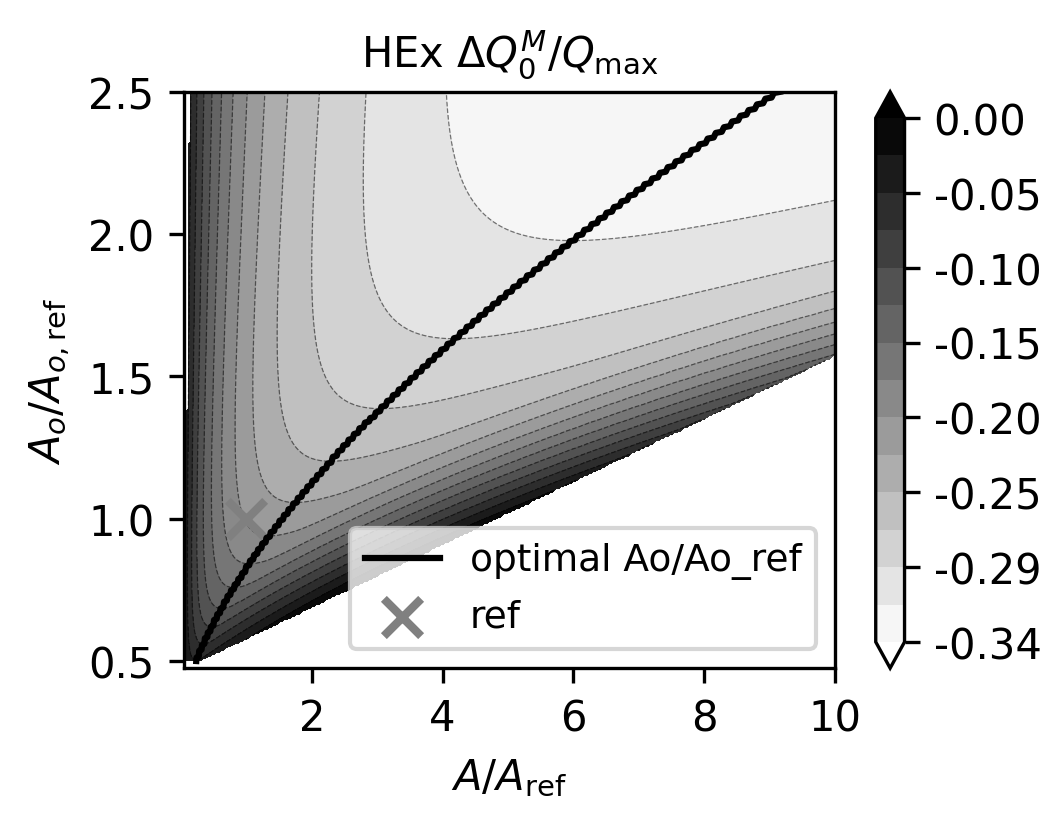

Recreate this plot in Python.
"""
2D contour plot of practical availability vs A/A_ref and Ao/Ao_ref.
Uses same inputs as newfig4 (Helicopter defaults).
For each Ao, g2_h = DEFAULT_G2_H / (Ao/Ao_ref)**2.
Uses normal linear pressure drop formula (not cubic).
X-axis: A/A_ref = NTU/NTU_MATCH * (Ao/Ao_ref)**(0.587)
Y-axis: Ao/Ao_ref
"""

import os

import matplotlib.pyplot as plt
import matplotlib.ticker as mtick
import numpy as np
from scipy.interpolate import griddata
from xflow import (
    calculate_capacity_ratios,
    calculate_pressure_drop_ratio,
    practical_unavailable_creation_hex,
)

from heat_exchanger.epsilon_ntu import epsilon_ntu

save_dir = os.path.dirname(os.path.abspath(__file__))

# Helicopter defaults (same as newfig4)
DEFAULT_PRESSURE_DROP_ASSUMPTION = "inlet_density"
DEFAULT_C_COLD_OVER_C_HOT = 0.95
DEFAULT_D_R = 0.44
DEFAULT_G2_H = 2e-2
DEFAULT_ST_OVER_F = 0.4
DEFAULT_F_C_OVER_F_H = 1.0
DEFAULT_T = 1.7
DEFAULT_T_DEAD_OVER_T_COLD_IN = 0.52
DEFAULT_P_COLD_IN_OVER_P_HOT_IN = 7.2
DEFAULT_P_HOT_IN_OVER_P_DEAD = 1.03
DEFAULT_P_DEAD_OVER_P_HOT_IN = 1.0 / DEFAULT_P_HOT_IN_OVER_P_DEAD
DEFAULT_GAMMA = 1.4
NTU_MATCH = 1.479
DEFAULT_MOLAR_MASS_RATIO = 1.0
DEFAULT_A_R = 1.0
DEFAULT_DP_MAX = 0.2

# Sweep: Ao/Ao_ref from 0.5 to 1.2
AO_OVER_AO_REF_VALUES = np.linspace(0.5, 2.5, 500)
NTU_MAX = 15.0
NTU_NUM = 1000  # number of NTU points per Ao
CONTOUR_GRID_N = 300  # grid size for interpolation


def _a_over_a_ref(ao_over_ao_ref, ntu):
    """X-axis coordinate: NTU/NTU_MATCH * (Ao/Ao_ref)**(0.587)."""
    return (ntu / NTU_MATCH) * (ao_over_ao_ref**0.587)


def _practical_at_ao_ntu(
    ao_over_ao_ref,
    ntu,
    c_cold_over_c_hot,
    st_over_f,
    f_c_over_f_h,
    d_r,
    pressure_drop_ratio,
    t,
    p_cold_in_over_p_hot_in,
    p_dead_over_p_hot_in,
    gamma,
    dp_max,
):
    """Practical unavailable creation at single (Ao, NTU) using linear pressure drop formula.
    g2_h = DEFAULT_G2_H / (Ao/Ao_ref)**2
    """
    # Calculate modified g2_h based on Ao
    g2_h = DEFAULT_G2_H / (ao_over_ao_ref**2)

    # Calculate capacity ratios
    C_min_over_C_hot, C_min_over_C_cold, _ = calculate_capacity_ratios(c_cold_over_c_hot)

    # C_ratio for epsilon-NTU calculation
    if c_cold_over_c_hot <= 1.0:
        C_ratio = c_cold_over_c_hot
    else:
        C_ratio = 1.0 / c_cold_over_c_hot

    # Calculate effectiveness
    eps = epsilon_ntu(
        np.array([ntu]),
        C_ratio,
        exchanger_type="aligned_flow",
        flow_type="counterflow",
        n_passes=1,
    )[0]

    # Calculate pressure drop using normal linear formula (not cubic)
    st_over_f_h = st_over_f
    st_over_f_c = st_over_f
    dp_coeff_normal = g2_h * (
        1.0 / st_over_f_h * C_min_over_C_hot + 1.0 / f_c_over_f_h * 1.0 / st_over_f_c * d_r * C_min_over_C_cold
    )
    dp_hot = dp_coeff_normal * ntu
    dp_cold = pressure_drop_ratio * dp_hot

    validity = (dp_hot < dp_max) & (dp_cold < dp_max)
    if not validity:
        return np.nan

    out = practical_unavailable_creation_hex(
        np.array([eps]),
        t,
        np.array([dp_hot]),
        np.array([dp_cold]),
        np.array([True]),
        p_cold_in_over_p_hot_in=p_cold_in_over_p_hot_in,
        p_dead_over_p_hot_in=p_dead_over_p_hot_in,
        gamma=gamma,
    )
    return float(out[0]) if len(out) > 0 else np.nan


def _optimal_ntu_line_ao(
    c_cold_over_c_hot,
    st_over_f,
    f_c_over_f_h,
    d_r,
    pressure_drop_ratio,
    t,
    p_cold_in_over_p_hot_in,
    p_dead_over_p_hot_in,
    gamma,
    dp_max,
):
    """Find optimal NTU for each Ao/Ao_ref, return (ao_values, ntu_opt_values, a_over_a_ref_values, dq_o_m_over_qmax_values)."""
    ao_vals = []
    ntu_opt_vals = []
    a_over_a_ref_vals = []
    dq_o_m_over_qmax_vals = []

    for ao in AO_OVER_AO_REF_VALUES:
        ntu_fine = np.linspace(0.15, NTU_MAX, 200)
        vals = []
        for ntu in ntu_fine:
            z = _practical_at_ao_ntu(
                ao,
                ntu,
                c_cold_over_c_hot,
                st_over_f,
                f_c_over_f_h,
                d_r,
                pressure_drop_ratio,
                t,
                p_cold_in_over_p_hot_in,
                p_dead_over_p_hot_in,
                gamma,
                dp_max,
            )
            vals.append(z)
        vals = np.array(vals)
        valid = np.isfinite(vals)
        if np.any(valid):
            idx = np.nanargmin(vals)
            ntu_opt = float(ntu_fine[idx])
            a_over_a_ref_opt = _a_over_a_ref(ao, ntu_opt)
            dq_o_m_over_qmax_opt = float(vals[idx])
            ao_vals.append(ao)
            ntu_opt_vals.append(ntu_opt)
            a_over_a_ref_vals.append(a_over_a_ref_opt)
            dq_o_m_over_qmax_vals.append(dq_o_m_over_qmax_opt)

    return np.array(ao_vals), np.array(ntu_opt_vals), np.array(a_over_a_ref_vals), np.array(dq_o_m_over_qmax_vals)


def run_sweep_and_plot(
    c_cold_over_c_hot=DEFAULT_C_COLD_OVER_C_HOT,
    st_over_f=DEFAULT_ST_OVER_F,
    f_c_over_f_h=DEFAULT_F_C_OVER_F_H,
    d_r=DEFAULT_D_R,
    t=DEFAULT_T,
    p_cold_in_over_p_hot_in=DEFAULT_P_COLD_IN_OVER_P_HOT_IN,
    p_dead_over_p_hot_in=DEFAULT_P_DEAD_OVER_P_HOT_IN,
    gamma=DEFAULT_GAMMA,
    pressure_drop_assumption=DEFAULT_PRESSURE_DROP_ASSUMPTION,
    molar_mass_ratio=DEFAULT_MOLAR_MASS_RATIO,
    a_r=DEFAULT_A_R,
    dp_max=DEFAULT_DP_MAX,
    base_name="newfig6",
):
    """Build 2D sweep (Ao/Ao_ref, NTU) and plot contour of practical availability."""
    sigma_r = d_r * a_r if a_r is not None else None
    pressure_drop_ratio = calculate_pressure_drop_ratio(
        pressure_drop_assumption,
        c_cold_over_c_hot,
        t,
        d_r,
        molar_mass_ratio,
        sigma_r,
        p_cold_in_over_p_hot_in,
    )

    # Optimal NTU line: for each Ao, find optimal NTU
    ao_opt_line, ntu_opt_line, a_over_a_ref_opt_line, dq_o_m_over_qmax_opt_line = _optimal_ntu_line_ao(
        c_cold_over_c_hot,
        st_over_f,
        f_c_over_f_h,
        d_r,
        pressure_drop_ratio,
        t,
        p_cold_in_over_p_hot_in,
        p_dead_over_p_hot_in,
        gamma,
        dp_max,
    )

    # 2D sweep: for each Ao, sweep NTU
    # Outer loop over Ao/Ao_ref, inner loop over NTU
    # For each Ao, g2_h is modified: g2_h = DEFAULT_G2_H / (Ao/Ao_ref)**2
    # This accounts for the change in heat transfer area
    xx, yy, zz = [], [], []
    for ao in AO_OVER_AO_REF_VALUES:
        ntu_sweep = np.linspace(0.1, NTU_MAX, NTU_NUM)
        for ntu in ntu_sweep:
            z = _practical_at_ao_ntu(
                ao,
                ntu,
                c_cold_over_c_hot,
                st_over_f,
                f_c_over_f_h,
                d_r,
                pressure_drop_ratio,
                t,
                p_cold_in_over_p_hot_in,
                p_dead_over_p_hot_in,
                gamma,
                dp_max,
            )
            x = _a_over_a_ref(ao, ntu)
            y = ao  # Y-axis is Ao/Ao_ref
            xx.append(x)
            yy.append(y)
            zz.append(z)

    xx = np.array(xx)
    yy = np.array(yy)
    zz = np.array(zz)
    valid = np.isfinite(zz)
    if not np.any(valid):
        print("No valid practical values in sweep.")
        return

    # Interpolate onto regular grid for contour
    # Convert irregular (x, y, z) points from sweep to regular grid for contour plotting
    x_min, x_max = xx[valid].min(), xx[valid].max()
    y_min, y_max = AO_OVER_AO_REF_VALUES.min(), AO_OVER_AO_REF_VALUES.max()
    # Slightly extend for nicer contours
    x_min = max(x_min * 0.95, 1e-5)
    x_max = min(x_max * 1.05, 10.0)
    y_min = max(y_min * 0.95, 0.4)
    y_max = min(y_max * 1.05, 2.5)
    grid_x = np.linspace(x_min, x_max, CONTOUR_GRID_N)
    grid_y = np.linspace(y_min, y_max, CONTOUR_GRID_N)
    X, Y = np.meshgrid(grid_x, grid_y)
    Z = griddata(
        (xx[valid], yy[valid]),
        zz[valid],
        (X, Y),
        method="cubic",
        fill_value=np.nan,
    )

    plt.rcParams.update(
        {
            "font.size": 10,
            "axes.titlesize": 10,
            "axes.labelsize": 10,
            "xtick.labelsize": 10,
            "ytick.labelsize": 10,
        }
    )
    fig, ax = plt.subplots(figsize=(9 / 2.54, 7 / 2.54))
    ax.set_xlim(x_min, x_max)
    ax.set_ylim(y_min, y_max)
    ax.set_xlabel(r"$A / A_{\mathrm{ref}}$")
    ax.set_ylabel(r"$A_o/A_{o,\mathrm{ref}}$")

    # Contour plot (practical availability)
    levels = np.linspace(np.nanmin(Z), min(0, np.nanmax(Z)), 15)
    cs = ax.contourf(X, Y, Z, levels=levels, cmap="gray_r", extend="both")
    ax.contour(X, Y, Z, levels=levels, colors="k", linewidths=0.3, alpha=0.5)

    # Optimal NTU line: plot line of optimal NTU for each Ao/Ao_ref
    if len(ao_opt_line) > 0:
        # Filter points within plot bounds
        mask = (
            (a_over_a_ref_opt_line >= x_min)
            & (a_over_a_ref_opt_line <= x_max)
            & (ao_opt_line >= y_min)
            & (ao_opt_line <= y_max)
        )
        if np.any(mask):
            ax.plot(
                a_over_a_ref_opt_line[mask],
                ao_opt_line[mask],
                "k-",
                linewidth=1.5,
                zorder=6,
                label="optimal Ao/Ao_ref",
            )

    # Ref at (1, 1): grey cross (A/A_ref=1, Ao/Ao_ref=1)
    ax.scatter([1.0], [1.0], marker="x", s=80, color="grey", linewidths=2, zorder=5, label="ref")
    ax.legend(loc="lower right", fontsize=9)
    ax.set_title(r"HEx $\Delta Q_0^M / Q_{\mathrm{max}}$")
    plt.colorbar(cs, ax=ax, format=mtick.FormatStrFormatter("%.2f"))
    plt.tight_layout(pad=0.5)

    for ext in ["svg", "tiff", "png"]:
        path = os.path.join(save_dir, f"{base_name}.{ext}")
        fig.savefig(path, dpi=300, facecolor="white", bbox_inches=None, pad_inches=0)
        print(f"Saved {path}")
    plt.close(fig)


if __name__ == "__main__":
    run_sweep_and_plot(
        c_cold_over_c_hot=DEFAULT_C_COLD_OVER_C_HOT,
        st_over_f=DEFAULT_ST_OVER_F,
        f_c_over_f_h=DEFAULT_F_C_OVER_F_H,
        d_r=DEFAULT_D_R,
        t=DEFAULT_T,
        p_cold_in_over_p_hot_in=DEFAULT_P_COLD_IN_OVER_P_HOT_IN,
        p_dead_over_p_hot_in=DEFAULT_P_DEAD_OVER_P_HOT_IN,
        gamma=DEFAULT_GAMMA,
        pressure_drop_assumption=DEFAULT_PRESSURE_DROP_ASSUMPTION,
        molar_mass_ratio=DEFAULT_MOLAR_MASS_RATIO,
        a_r=DEFAULT_A_R,
        dp_max=DEFAULT_DP_MAX,
        base_name="newfig6",
    )
